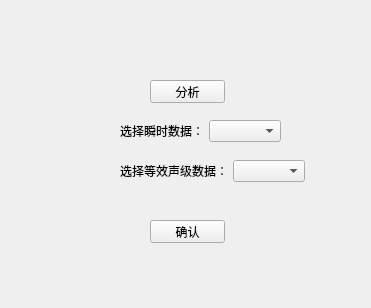
<?xml version="1.0" encoding="UTF-8"?>
<ui version="4.0">
 <class>Widget</class>
 <widget class="QWidget" name="Widget">
  <property name="geometry">
   <rect>
    <x>0</x>
    <y>0</y>
    <width>371</width>
    <height>308</height>
   </rect>
  </property>
  <property name="windowTitle">
   <string>Form</string>
  </property>
  <widget class="QPushButton" name="pushButton">
   <property name="geometry">
    <rect>
     <x>150</x>
     <y>80</y>
     <width>75</width>
     <height>23</height>
    </rect>
   </property>
   <property name="text">
    <string>分析</string>
   </property>
  </widget>
  <widget class="QWidget" name="layoutWidget">
   <property name="geometry">
    <rect>
     <x>120</x>
     <y>120</y>
     <width>161</width>
     <height>22</height>
    </rect>
   </property>
   <layout class="QHBoxLayout" name="horizontalLayout">
    <item>
     <widget class="QLabel" name="label">
      <property name="text">
       <string>选择瞬时数据：</string>
      </property>
     </widget>
    </item>
    <item>
     <widget class="QComboBox" name="comboBox"/>
    </item>
   </layout>
  </widget>
  <widget class="QWidget" name="layoutWidget">
   <property name="geometry">
    <rect>
     <x>120</x>
     <y>160</y>
     <width>185</width>
     <height>22</height>
    </rect>
   </property>
   <layout class="QHBoxLayout" name="horizontalLayout_2">
    <item>
     <widget class="QLabel" name="label_2">
      <property name="text">
       <string>选择等效声级数据：</string>
      </property>
     </widget>
    </item>
    <item>
     <widget class="QComboBox" name="comboBox_2"/>
    </item>
   </layout>
  </widget>
  <widget class="QPushButton" name="pushButton_2">
   <property name="geometry">
    <rect>
     <x>150</x>
     <y>220</y>
     <width>75</width>
     <height>23</height>
    </rect>
   </property>
   <property name="text">
    <string>确认</string>
   </property>
  </widget>
 </widget>
 <resources/>
 <connections/>
</ui>
